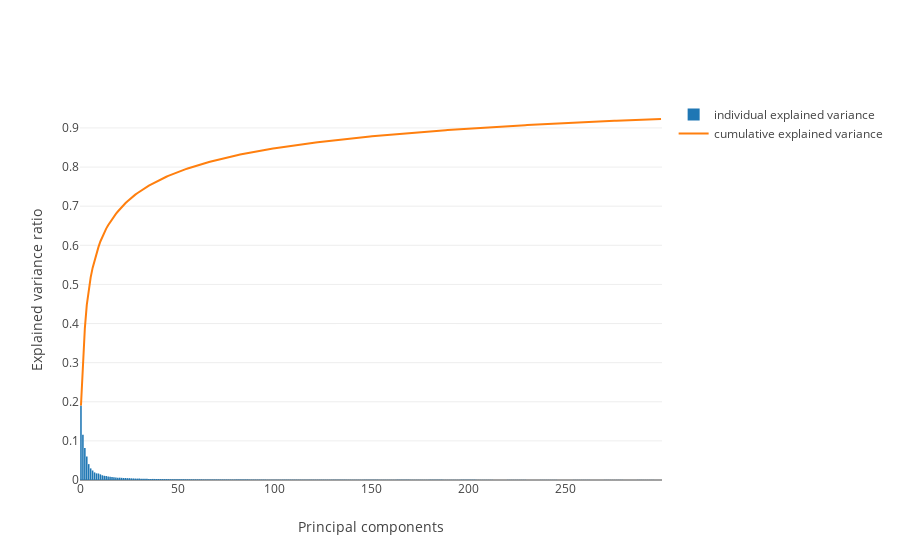

The cell this chart's notebook holds for it:
### Code cell
plot_explained_variance(pca)

### Figure 1 — Plotly figure (JSON) as saved in the notebook; plotly's stock layout.template omitted (floating-point values rounded to 4 significant figures; data arrays with more than 128 entries replaced by an {"elided": "..."} marker saying what was removed)
{"data": [{"name": "individual explained variance", "type": "bar", "y": {"elided": "300 float values"}}, {"name": "cumulative explained variance", "type": "scatter", "y": {"elided": "300 float values"}}], "layout": {"xaxis": {"title": "Principal components"}, "yaxis": {"title": "Explained variance ratio"}}}
